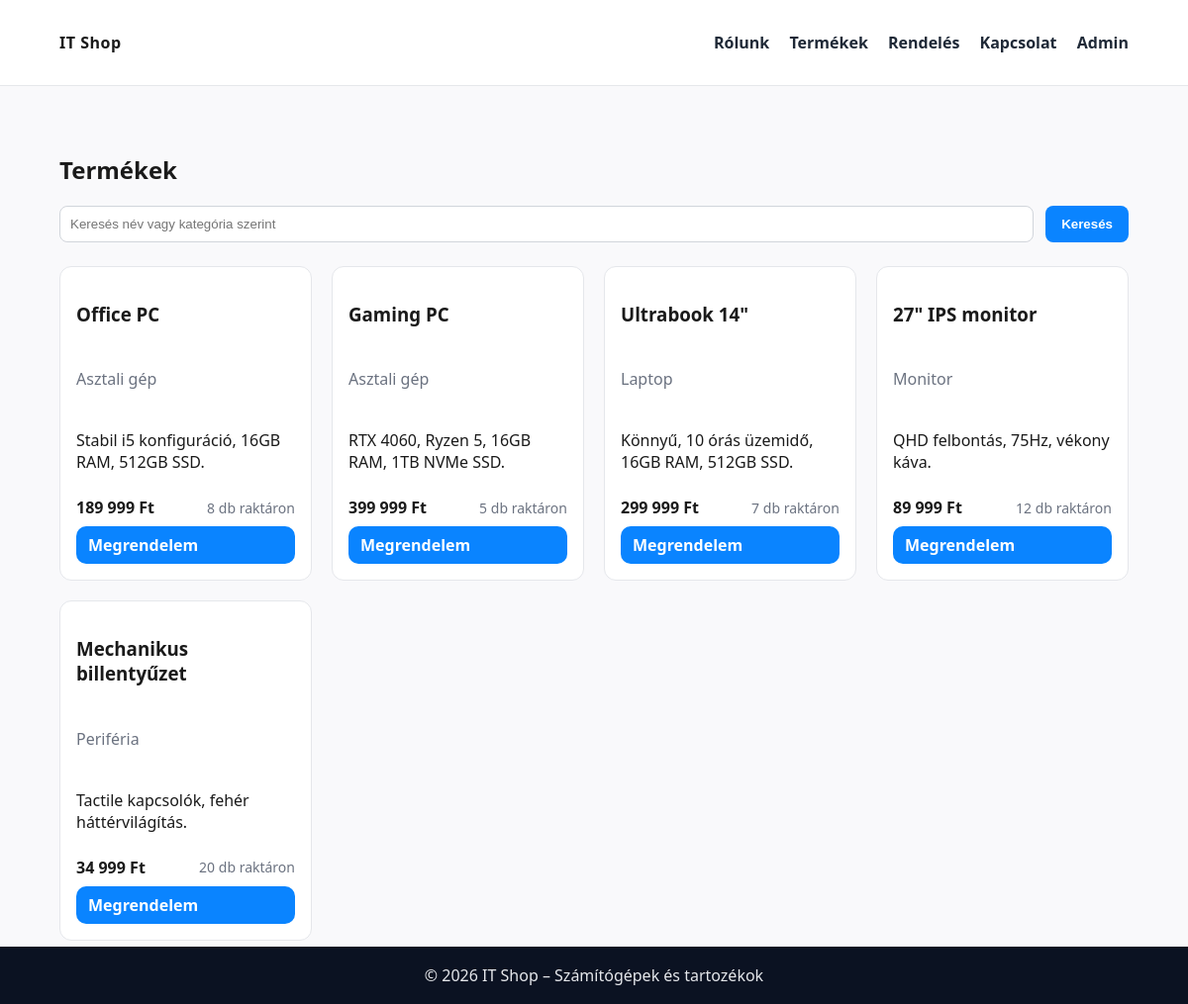
/products.php, run on the app's committed database.
### tables this page shows
CREATE TABLE `products` (
  `id` INT NOT NULL AUTO_INCREMENT,
  `name` VARCHAR(150) NOT NULL,
  `category` VARCHAR(100) DEFAULT NULL,
  `price` DECIMAL(10,2) NOT NULL,
  `stock` INT NOT NULL DEFAULT 0,
  `description` TEXT,
  `created_at` TIMESTAMP DEFAULT CURRENT_TIMESTAMP,
  PRIMARY KEY (`id`)
);

### includes/functions.php (called while the page is built, shortened)
<?php
require_once __DIR__ . '/db.php';
function get_products(string $searchTerm = null): array
{
    global $conn;
    $products = [];
    if ($searchTerm) {
        $stmt = $conn->prepare('SELECT id, name, category, price, stock, description, created_at FROM products WHERE name LIKE CONCAT("%", ?, "%") OR category LIKE CONCAT("%", ?, "%") ORDER BY created_at DESC');
        $stmt->bind_param('ss', $searchTerm, $searchTerm);
    } else {
        $stmt = $conn->prepare('SELECT id, name, category, price, stock, description, created_at FROM products ORDER BY created_at DESC');
    }
    if ($stmt->execute()) {
        $result = $stmt->get_result();
        while ($row = $result->fetch_assoc()) {
            $products[] = $row;
        }
    }
    return $products;
}
?>

### products.php (the view, shortened to what this page needs)
<?php
require_once __DIR__ . '/includes/functions.php';
$search = isset($_GET['q']) ? trim($_GET['q']) : null;
$products = get_products($search ?: null);
require_once __DIR__ . '/includes/header.php';
?>
<section>
    <h1>Termékek</h1>
    <form class="search-form" method="get">
        <input type="text" name="q" placeholder="Keresés név vagy kategória szerint" value="<?php echo htmlspecialchars($search ?? ''); ?>" />
        <button type="submit">Keresés</button>
    </form>
    <div class="card-grid">
        <?php if (empty($products)): ?>
            <p>Nincs megjeleníthető termék.</p>
        <?php else: ?>
            <?php foreach ($products as $product): ?>
                <article class="card">
                    <h3><?php echo htmlspecialchars($product['name']); ?></h3>
                    <p class="muted"><?php echo htmlspecialchars($product['category']); ?></p>
                    <p><?php echo nl2br(htmlspecialchars($product['description'])); ?></p>
                    <div class="card-footer">
                        <span class="price"><?php echo number_format((float)$product['price'], 0, ',', ' '); ?> Ft</span>
                        <span class="stock"><?php echo (int)$product['stock']; ?> db raktáron</span>
                    </div>
                    <a class="btn small" href="/order.php?product_id=<?php echo (int)$product['id']; ?>">Megrendelem</a>
                </article>
            <?php endforeach; ?>
        <?php endif; ?>
    </div>
</section>
<?php require_once __DIR__ . '/includes/footer.php'; ?>

### includes/header.php (shortened to what this page needs)
<!DOCTYPE html>
<html lang="hu">
<head>
    <link rel="stylesheet" href="/assets/css/main.css">
</head>
<body>
<header class="site-header">
    <div class="container header-grid">
        <div class="brand">IT Shop</div>
        <nav>
            <a href="/index.php">Rólunk</a>
            <a href="/products.php">Termékek</a>
            <a href="/order.php">Rendelés</a>
            <a href="/contact.php">Kapcsolat</a>
            <a href="/admin/index.php">Admin</a>
        </nav>
    </div>
</header>
<main class="container">

### includes/footer.php
</main>
<footer class="site-footer" style="position: fixed; bottom: 0; width: 100%;">
    <div class="container">
        <p>© <?php echo date('Y'); ?> IT Shop – Számítógépek és tartozékok</p>
    </div>
</footer>
</body>
</html>

### assets/css/main.css (style rules this page uses)
* { box-sizing: border-box; }
body { margin: 0; font-family: 'Segoe UI', Tahoma, sans-serif; color: #1a1a1a; background: #f9f9fb; }
a { color: #0a84ff; text-decoration: none; }
.container { width: 90%; max-width: 1100px; margin: 0 auto; padding: 2px 0; }
.site-header { background: #ffffff; border-bottom: 1px solid #e5e7eb; position: sticky; top: 0; z-index: 10; }
.header-grid { display: flex; align-items: center; justify-content: space-between; gap: 16px; padding: 32px 0; }
.header-grid nav a { margin-left: 16px; font-weight: 600; color: #1f2937; }
.brand { font-weight: 700; letter-spacing: 0.5px; }
.site-footer { background: #0b1222; color: #e5e7eb; text-align: center; }
main.container { padding-top: 48px; padding-bottom: 64px; }
.btn { display: inline-block; background: #0a84ff; color: white; padding: 12px 18px; border-radius: 10px; border: none; font-weight: 600; text-decoration: none; }
.btn.small { padding: 8px 12px; }
.muted { color: #6b7280; }
.card-grid { display: grid; grid-template-columns: repeat(auto-fit, minmax(240px, 1fr)); gap: 20px; margin-top: 24px; }
.card { background: #ffffff; padding: 16px; border: 1px solid #e5e7eb; border-radius: 12px; display: flex; flex-direction: column; gap: 8px; }
.card-footer { display: flex; justify-content: space-between; align-items: center; }
.price { font-weight: 700; }
.stock { color: #6b7280; font-size: 14px; }
.search-form { display: flex; gap: 12px; margin: 12px 0 8px; }
.search-form input { flex: 1; padding: 10px; border-radius: 8px; border: 1px solid #d1d5db; }
.search-form button { padding: 10px 16px; border: none; background: #0a84ff; color: white; border-radius: 8px; font-weight: 600; }

### data on the page
products: name "Office PC", category "Asztali gép", description "Stabil i5 konfiguráció, 16GB RAM, 512GB SSD.", price "189 999", stock "8"
products: name "Gaming PC", category "Asztali gép", description "RTX 4060, Ryzen 5, 16GB RAM, 1TB NVMe SSD.", price "399 999", stock "5"
products: name "Ultrabook 14\"", category "Laptop", description "Könnyű, 10 órás üzemidő, 16GB RAM, 512GB SSD.", price "299 999", stock "7"
products: name "27\" IPS monitor", category "Monitor", description "QHD felbontás, 75Hz, vékony káva.", price "89 999", stock "12"
products: name "Mechanikus billentyűzet", category "Periféria", description "Tactile kapcsolók, fehér háttérvilágítás.", price "34 999", stock "20"
